Frame 1 (no input): blank canvas, image omitted
Frame 60 (no input): blank canvas, image omitted
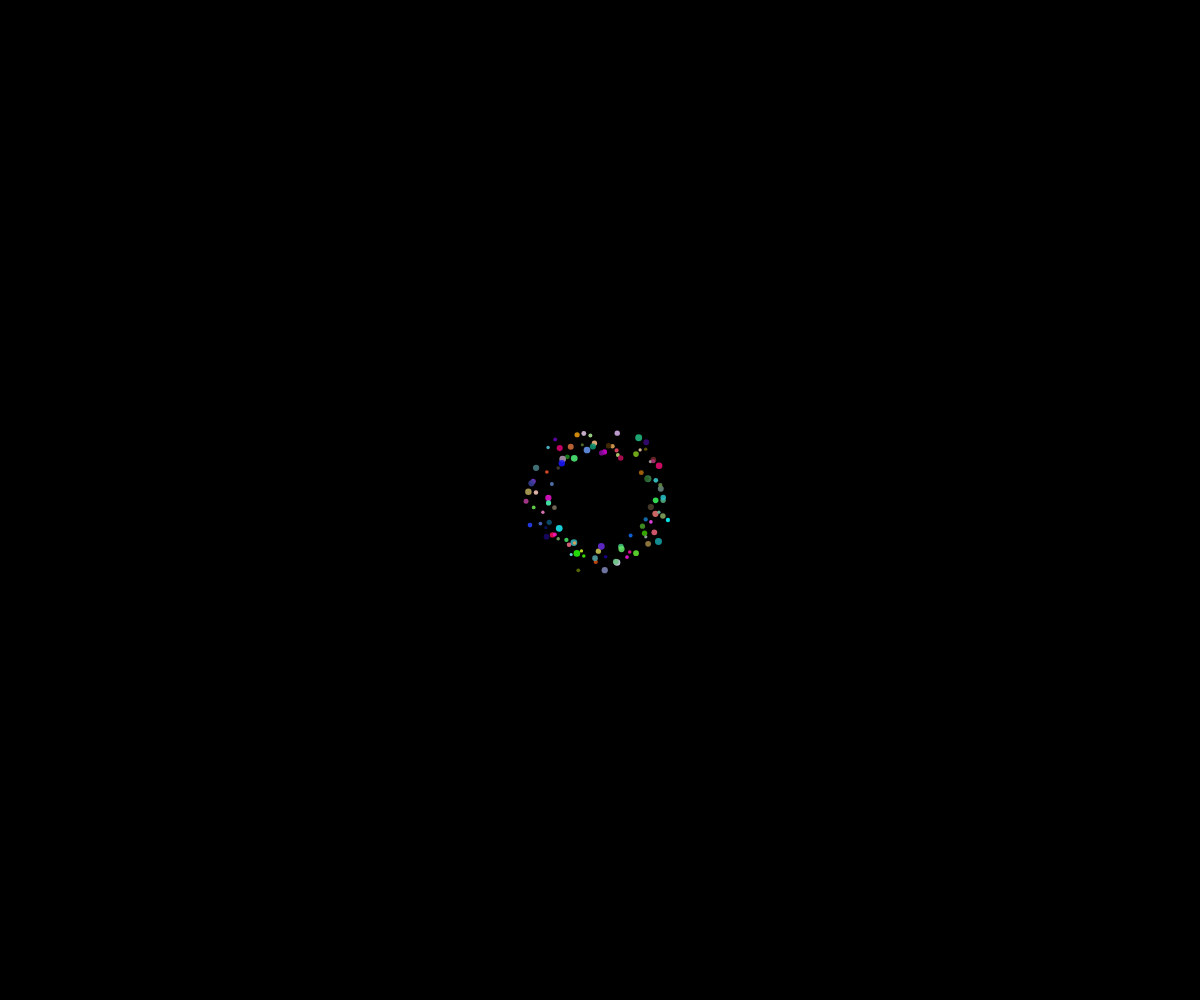
Frame 120 (the mouse pressed at the canvas centre since frame 60)

The p5.js sketch whose frames 1 and 60 were blank and that drew this single picture after the mouse press (run headless with seeded random() and noise() and a simulated clock; from frame 60 on, the mouse is pressed at the canvas centre):

// p5.js sketch
// ── sketch.js
// Fireworks OOP Demo

let fireworks = [];


function setup() {
  createCanvas(windowWidth, windowHeight);
}

function draw() {
  background(0);
  for (let i = fireworks.length - 1; i >= 0; i--) {
    if (fireworks[i].isDead()) {
      // kill it
      fireworks.splice(i, 1);

    }
    else {
      fireworks[i].move();
      fireworks[i].display();
    }
  }
}

function mousePressed() {
  angleMode(DEGREES);
  let numberOfFireworks = 100;
  let theta = 0;
  for (let i = 0; i < numberOfFireworks; i++) {
    let dx = cos(theta + random(-1, 10)) * random(0.75, 1.25);
    let dy = sin(theta + random(-1, 10)) * random(0.75, 1.25);

    let myParticle = new Particle(mouseX, mouseY, dx, dy);
    fireworks.push(myParticle);

    theta += (360 / numberOfFireworks);


  }
}

class Particle {
  constructor(x, y, dx, dy) {
    this.x = x;
    this.y = y;
    this.size = random(3, 7);
    this.aplha = 255;
    this.R = random(255);
    this.G = random(255);
    this.B = random(255);
    this.theColor = color(this.R, this.G, this.B, this.aplha);
    this.dx = dx;  //random(-5, 5);
    this.dy = dy;  //random(-5, 5);
  }

  display() {
    noStroke();
    fill(this.theColor);
    circle(this.x, this.y, this.size);
  }
  move() {
    this.aplha -= 0.5;
    this.theColor = color(this.R, this.G, this.B, this.aplha);
    this.x += this.dx;
    this.y += this.dy;
  }

  isDead() {
    return this.aplha === 0;
  }
}
